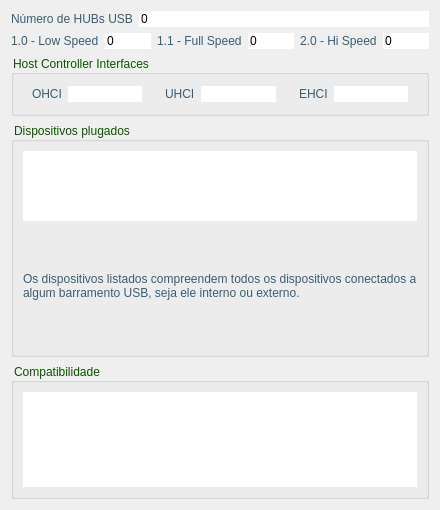
<?xml version="1.0" encoding="UTF-8"?>
<ui version="4.0">
 <class>UsbFrame</class>
 <widget class="QFrame" name="UsbFrame">
  <property name="geometry">
   <rect>
    <x>0</x>
    <y>0</y>
    <width>440</width>
    <height>510</height>
   </rect>
  </property>
  <property name="windowTitle">
   <string>Frame</string>
  </property>
  <property name="styleSheet">
   <string notr="true">background-image: url(:/ldc_transparency/ldc_transparency.png);</string>
  </property>
  <property name="frameShape">
   <enum>QFrame::NoFrame</enum>
  </property>
  <property name="frameShadow">
   <enum>QFrame::Plain</enum>
  </property>
  <property name="lineWidth">
   <number>0</number>
  </property>
  <layout class="QVBoxLayout" name="verticalLayout_2">
   <item>
    <layout class="QHBoxLayout" name="horizontalLayout_4">
     <item>
      <widget class="QLabel" name="usbTotalLabel">
       <property name="styleSheet">
        <string notr="true">color: rgb(57, 93, 118);</string>
       </property>
       <property name="text">
        <string>Número de HUBs USB</string>
       </property>
      </widget>
     </item>
     <item>
      <widget class="QLineEdit" name="usbTotalLineEdit">
       <property name="styleSheet">
        <string notr="true">color: rgb(0, 0, 0);
background-color: rgb(255, 255, 255);</string>
       </property>
       <property name="text">
        <string>0</string>
       </property>
       <property name="frame">
        <bool>false</bool>
       </property>
      </widget>
     </item>
    </layout>
   </item>
   <item>
    <layout class="QHBoxLayout" name="horizontalLayout_5">
     <item>
      <layout class="QHBoxLayout" name="horizontalLayout">
       <property name="sizeConstraint">
        <enum>QLayout::SetDefaultConstraint</enum>
       </property>
       <item>
        <widget class="QLabel" name="lowSpeedLabel">
         <property name="styleSheet">
          <string notr="true">color: rgb(57, 93, 118);</string>
         </property>
         <property name="text">
          <string>1.0 - Low Speed</string>
         </property>
        </widget>
       </item>
       <item>
        <widget class="QLineEdit" name="lowSpeedLineEdit">
         <property name="styleSheet">
          <string notr="true">color: rgb(0, 0, 0);
background-color: rgb(255, 255, 255);</string>
         </property>
         <property name="text">
          <string>0</string>
         </property>
         <property name="frame">
          <bool>false</bool>
         </property>
         <property name="readOnly">
          <bool>true</bool>
         </property>
        </widget>
       </item>
      </layout>
     </item>
     <item>
      <layout class="QHBoxLayout" name="horizontalLayout_2">
       <item>
        <widget class="QLabel" name="fullSpeedLabel">
         <property name="styleSheet">
          <string notr="true">color: rgb(57, 93, 118);</string>
         </property>
         <property name="text">
          <string>1.1 - Full Speed</string>
         </property>
        </widget>
       </item>
       <item>
        <widget class="QLineEdit" name="fullSpeedLineEdit">
         <property name="styleSheet">
          <string notr="true">color: rgb(0, 0, 0);
background-color: rgb(255, 255, 255);</string>
         </property>
         <property name="text">
          <string>0</string>
         </property>
         <property name="frame">
          <bool>false</bool>
         </property>
         <property name="readOnly">
          <bool>true</bool>
         </property>
        </widget>
       </item>
      </layout>
     </item>
     <item>
      <layout class="QHBoxLayout" name="horizontalLayout_9">
       <item>
        <widget class="QLabel" name="highSpeedLabel">
         <property name="styleSheet">
          <string notr="true">color: rgb(57, 93, 118);</string>
         </property>
         <property name="text">
          <string>2.0 - Hi Speed</string>
         </property>
        </widget>
       </item>
       <item>
        <widget class="QLineEdit" name="highSpeedLineEdit">
         <property name="styleSheet">
          <string notr="true">color: rgb(0, 0, 0);
background-color: rgb(255, 255, 255);</string>
         </property>
         <property name="text">
          <string>0</string>
         </property>
         <property name="frame">
          <bool>false</bool>
         </property>
        </widget>
       </item>
      </layout>
     </item>
    </layout>
   </item>
   <item>
    <widget class="QGroupBox" name="groupBox_3">
     <property name="styleSheet">
      <string notr="true">color: rgb(15, 82, 2);</string>
     </property>
     <property name="title">
      <string>Host Controller Interfaces</string>
     </property>
     <layout class="QHBoxLayout" name="horizontalLayout_11">
      <item>
       <layout class="QHBoxLayout" name="horizontalLayout_6">
        <item>
         <spacer name="horizontalSpacer_4">
          <property name="orientation">
           <enum>Qt::Horizontal</enum>
          </property>
          <property name="sizeHint" stdset="0">
           <size>
            <width>40</width>
            <height>20</height>
           </size>
          </property>
         </spacer>
        </item>
        <item>
         <widget class="QLabel" name="ohciLabel">
          <property name="styleSheet">
           <string notr="true">color: rgb(57, 93, 118);</string>
          </property>
          <property name="text">
           <string>OHCI</string>
          </property>
         </widget>
        </item>
        <item>
         <widget class="QLineEdit" name="ohciLineEdit">
          <property name="styleSheet">
           <string notr="true">color: rgb(0, 0, 0);
background-color: rgb(255, 255, 255);</string>
          </property>
          <property name="text">
           <string/>
          </property>
          <property name="frame">
           <bool>false</bool>
          </property>
         </widget>
        </item>
        <item>
         <spacer name="horizontalSpacer">
          <property name="orientation">
           <enum>Qt::Horizontal</enum>
          </property>
          <property name="sizeHint" stdset="0">
           <size>
            <width>40</width>
            <height>20</height>
           </size>
          </property>
         </spacer>
        </item>
       </layout>
      </item>
      <item>
       <layout class="QHBoxLayout" name="horizontalLayout_3">
        <item>
         <spacer name="horizontalSpacer_5">
          <property name="orientation">
           <enum>Qt::Horizontal</enum>
          </property>
          <property name="sizeHint" stdset="0">
           <size>
            <width>40</width>
            <height>20</height>
           </size>
          </property>
         </spacer>
        </item>
        <item>
         <widget class="QLabel" name="uhciLabel">
          <property name="styleSheet">
           <string notr="true">color: rgb(57, 93, 118);</string>
          </property>
          <property name="text">
           <string>UHCI</string>
          </property>
         </widget>
        </item>
        <item>
         <widget class="QLineEdit" name="uhciLineEdit">
          <property name="styleSheet">
           <string notr="true">color: rgb(0, 0, 0);
background-color: rgb(255, 255, 255);</string>
          </property>
          <property name="text">
           <string/>
          </property>
          <property name="frame">
           <bool>false</bool>
          </property>
          <property name="readOnly">
           <bool>true</bool>
          </property>
         </widget>
        </item>
        <item>
         <spacer name="horizontalSpacer_2">
          <property name="orientation">
           <enum>Qt::Horizontal</enum>
          </property>
          <property name="sizeHint" stdset="0">
           <size>
            <width>40</width>
            <height>20</height>
           </size>
          </property>
         </spacer>
        </item>
       </layout>
      </item>
      <item>
       <layout class="QHBoxLayout" name="horizontalLayout_7">
        <item>
         <spacer name="horizontalSpacer_6">
          <property name="orientation">
           <enum>Qt::Horizontal</enum>
          </property>
          <property name="sizeHint" stdset="0">
           <size>
            <width>40</width>
            <height>20</height>
           </size>
          </property>
         </spacer>
        </item>
        <item>
         <widget class="QLabel" name="ehciLabel">
          <property name="styleSheet">
           <string notr="true">color: rgb(57, 93, 118);</string>
          </property>
          <property name="text">
           <string>EHCI</string>
          </property>
         </widget>
        </item>
        <item>
         <widget class="QLineEdit" name="ehciLineEdit">
          <property name="styleSheet">
           <string notr="true">color: rgb(0, 0, 0);
background-color: rgb(255, 255, 255);</string>
          </property>
          <property name="frame">
           <bool>false</bool>
          </property>
         </widget>
        </item>
        <item>
         <spacer name="horizontalSpacer_3">
          <property name="orientation">
           <enum>Qt::Horizontal</enum>
          </property>
          <property name="sizeHint" stdset="0">
           <size>
            <width>40</width>
            <height>20</height>
           </size>
          </property>
         </spacer>
        </item>
       </layout>
      </item>
     </layout>
    </widget>
   </item>
   <item>
    <widget class="QGroupBox" name="groupBox_2">
     <property name="styleSheet">
      <string notr="true">color: rgb(15, 82, 2);
background-color: rgba(255, 255, 255, 0);</string>
     </property>
     <property name="title">
      <string>Dispositivos plugados</string>
     </property>
     <layout class="QVBoxLayout" name="verticalLayout">
      <item>
       <widget class="QListWidget" name="diagListWidget">
        <property name="sizePolicy">
         <sizepolicy hsizetype="Expanding" vsizetype="MinimumExpanding">
          <horstretch>0</horstretch>
          <verstretch>0</verstretch>
         </sizepolicy>
        </property>
        <property name="minimumSize">
         <size>
          <width>0</width>
          <height>40</height>
         </size>
        </property>
        <property name="maximumSize">
         <size>
          <width>16777215</width>
          <height>70</height>
         </size>
        </property>
        <property name="styleSheet">
         <string notr="true">color: rgb(0, 0, 0);
background-color: rgb(255, 255, 255);</string>
        </property>
        <property name="frameShape">
         <enum>QFrame::NoFrame</enum>
        </property>
       </widget>
      </item>
      <item>
       <widget class="QLabel" name="label">
        <property name="styleSheet">
         <string notr="true">color: rgb(57, 93, 118);</string>
        </property>
        <property name="text">
         <string>Os dispositivos listados compreendem todos os dispositivos conectados a algum barramento USB, seja ele interno ou externo.</string>
        </property>
        <property name="wordWrap">
         <bool>true</bool>
        </property>
       </widget>
      </item>
     </layout>
    </widget>
   </item>
   <item>
    <widget class="QGroupBox" name="groupBox">
     <property name="styleSheet">
      <string notr="true">color: rgb(15, 82, 2);
background-color: rgba(255, 255, 255, 0);</string>
     </property>
     <property name="title">
      <string>Compatibilidade</string>
     </property>
     <layout class="QHBoxLayout" name="horizontalLayout_12">
      <item>
       <widget class="QPlainTextEdit" name="compatTextEdit">
        <property name="sizePolicy">
         <sizepolicy hsizetype="Minimum" vsizetype="Minimum">
          <horstretch>0</horstretch>
          <verstretch>0</verstretch>
         </sizepolicy>
        </property>
        <property name="maximumSize">
         <size>
          <width>16777215</width>
          <height>95</height>
         </size>
        </property>
        <property name="styleSheet">
         <string>color: rgb(0, 0, 0);
background-color: rgb(255, 255, 255);</string>
        </property>
        <property name="frameShape">
         <enum>QFrame::NoFrame</enum>
        </property>
       </widget>
      </item>
     </layout>
    </widget>
   </item>
  </layout>
 </widget>
 <resources>
  <include location="../../gui/resources/ldc_resources.qrc"/>
 </resources>
 <connections/>
</ui>
